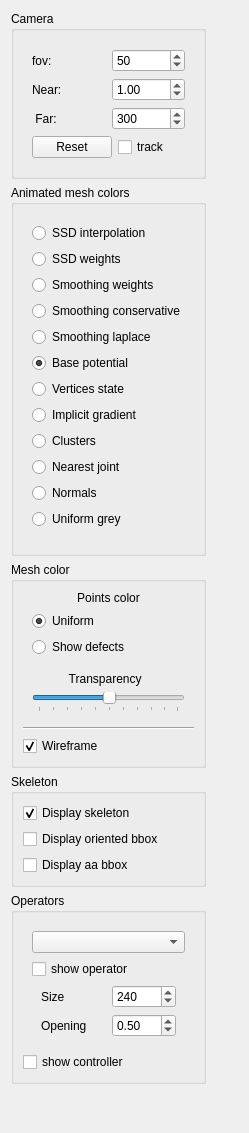
       <widget class="QWidget" name="Display_settings">
        <property name="geometry">
         <rect>
          <x>0</x>
          <y>0</y>
          <width>249</width>
          <height>1133</height>
         </rect>
        </property>
        <attribute name="label">
         <string>Display</string>
        </attribute>
        <layout class="QHBoxLayout" name="horizontalLayout">
         <item>
          <layout class="QVBoxLayout" name="vert_layout_display_tool_box">
           <item>
            <widget class="QGroupBox" name="box_camera">
             <property name="title">
              <string>Camera</string>
             </property>
             <layout class="QVBoxLayout" name="verticalLayout_7">
              <item>
               <layout class="QVBoxLayout" name="verticalLayout_2">
                <item>
                 <widget class="QWidget" name="widget_15" native="true">
                  <layout class="QVBoxLayout" name="verticalLayout_5">
                   <property name="leftMargin">
                    <number>0</number>
                   </property>
                   <property name="rightMargin">
                    <number>0</number>
                   </property>
                   <item>
                    <widget class="QWidget" name="widget_26" native="true">
                     <layout class="QHBoxLayout" name="horizontalLayout_32">
                      <property name="spacing">
                       <number>6</number>
                      </property>
                      <property name="topMargin">
                       <number>0</number>
                      </property>
                      <property name="bottomMargin">
                       <number>0</number>
                      </property>
                      <item>
                       <widget class="QLabel" name="lbl_camera_aperture">
                        <property name="text">
                         <string>fov: </string>
                        </property>
                       </widget>
                      </item>
                      <item>
                       <widget class="QSpinBox" name="spinB_aperture">
                        <property name="minimum">
                         <number>5</number>
                        </property>
                        <property name="maximum">
                         <number>170</number>
                        </property>
                        <property name="singleStep">
                         <number>5</number>
                        </property>
                        <property name="value">
                         <number>50</number>
                        </property>
                       </widget>
                      </item>
                     </layout>
                    </widget>
                   </item>
                   <item>
                    <widget class="QWidget" name="widget_27" native="true">
                     <layout class="QHBoxLayout" name="horizontalLayout_33">
                      <property name="topMargin">
                       <number>0</number>
                      </property>
                      <property name="bottomMargin">
                       <number>0</number>
                      </property>
                      <item>
                       <widget class="QLabel" name="lbl_near_plane">
                        <property name="text">
                         <string>Near: </string>
                        </property>
                       </widget>
                      </item>
                      <item>
                       <widget class="QDoubleSpinBox" name="dSpinB_near_plane">
                        <property name="decimals">
                         <number>2</number>
                        </property>
                        <property name="minimum">
                         <double>0.010000000000000</double>
                        </property>
                        <property name="value">
                         <double>1.000000000000000</double>
                        </property>
                       </widget>
                      </item>
                     </layout>
                    </widget>
                   </item>
                   <item>
                    <widget class="QWidget" name="widget_29" native="true">
                     <layout class="QHBoxLayout" name="horizontalLayout_35">
                      <property name="topMargin">
                       <number>0</number>
                      </property>
                      <property name="bottomMargin">
                       <number>0</number>
                      </property>
                      <item>
                       <widget class="QLabel" name="lbl_far_plane">
                        <property name="text">
                         <string> Far: </string>
                        </property>
                       </widget>
                      </item>
                      <item>
                       <widget class="QDoubleSpinBox" name="dSpinB_far_plane">
                        <property name="decimals">
                         <number>0</number>
                        </property>
                        <property name="minimum">
                         <double>1.000000000000000</double>
                        </property>
                        <property name="maximum">
                         <double>100000.000000000000000</double>
                        </property>
                        <property name="singleStep">
                         <double>10.000000000000000</double>
                        </property>
                        <property name="value">
                         <double>300.000000000000000</double>
                        </property>
                       </widget>
                      </item>
                     </layout>
                    </widget>
                   </item>
                   <item>
                    <widget class="QWidget" name="widget_28" native="true">
                     <layout class="QHBoxLayout" name="horizontalLayout_34">
                      <property name="topMargin">
                       <number>0</number>
                      </property>
                      <property name="bottomMargin">
                       <number>0</number>
                      </property>
                      <item>
                       <widget class="QPushButton" name="pushB_reset_camera">
                        <property name="toolTip">
                         <string>&lt;html&gt;&lt;head/&gt;&lt;body&gt;&lt;p&gt;Set camera position to orgin and points torwards z.&lt;/p&gt;&lt;/body&gt;&lt;/html&gt;</string>
                        </property>
                        <property name="text">
                         <string>Reset</string>
                        </property>
                       </widget>
                      </item>
                      <item>
                       <widget class="QCheckBox" name="checkB_camera_tracking">
                        <property name="toolTip">
                         <string>&lt;html&gt;&lt;head/&gt;&lt;body&gt;&lt;p&gt;Track the pivot point&lt;/p&gt;&lt;/body&gt;&lt;/html&gt;</string>
                        </property>
                        <property name="text">
                         <string>track</string>
                        </property>
                       </widget>
                      </item>
                     </layout>
                    </widget>
                   </item>
                  </layout>
                 </widget>
                </item>
               </layout>
              </item>
             </layout>
            </widget>
           </item>
           <item>
            <widget class="QGroupBox" name="box_animesh_color">
             <property name="title">
              <string>Animated mesh colors</string>
             </property>
             <layout class="QVBoxLayout" name="verticalLayout_3">
              <item>
               <layout class="QVBoxLayout" name="vert_layout_box_mesh">
                <item>
                 <widget class="QWidget" name="radio_grp_mesh_color" native="true">
                  <layout class="QVBoxLayout" name="verticalLayout_6">
                   <item>
                    <widget class="QRadioButton" name="ssd_interpolation">
                     <property name="toolTip">
                      <string>When vertices are outside the support of the implicit surface we
interpolate between SSD and implicit skinning. 
Interpolation weights are shown on the mesh 
(Red for full SSD yellow for full implicit skinning).</string>
                     </property>
                     <property name="statusTip">
                      <string/>
                     </property>
                     <property name="whatsThis">
                      <string/>
                     </property>
                     <property name="accessibleDescription">
                      <string/>
                     </property>
                     <property name="text">
                      <string>SSD interpolation</string>
                     </property>
                    </widget>
                   </item>
                   <item>
                    <widget class="QRadioButton" name="ssd_weights">
                     <property name="toolTip">
                      <string>Show ssd weights associated to the vertices for the selected
joint. No weight is black, nan values are white, null weights are
yellow and turns red for weights equal to 1.
</string>
                     </property>
                     <property name="text">
                      <string>SSD weights</string>
                     </property>
                    </widget>
                   </item>
                   <item>
                    <widget class="QRadioButton" name="color_smoothing">
                     <property name="toolTip">
                      <string>&lt;!DOCTYPE HTML PUBLIC &quot;-//W3C//DTD HTML 4.0//EN&quot; &quot;http://www.w3.org/TR/REC-html40/strict.dtd&quot;&gt;
&lt;html&gt;&lt;head&gt;&lt;meta name=&quot;qrichtext&quot; content=&quot;1&quot; /&gt;&lt;style type=&quot;text/css&quot;&gt;
p, li { white-space: pre-wrap; }
&lt;/style&gt;&lt;/head&gt;&lt;body style=&quot; font-family:'MS Shell Dlg 2'; font-size:8.25pt; font-weight:400; font-style:normal;&quot;&gt;
&lt;p style=&quot; margin-top:0px; margin-bottom:0px; margin-left:0px; margin-right:0px; -qt-block-indent:0; text-indent:0px;&quot;&gt;&lt;span style=&quot; font-size:8pt;&quot;&gt;Show areas which are candidates to be smooth in red.&lt;/span&gt;&lt;/p&gt;
&lt;p style=&quot; margin-top:0px; margin-bottom:0px; margin-left:0px; margin-right:0px; -qt-block-indent:0; text-indent:0px;&quot;&gt;&lt;span style=&quot; font-size:8pt;&quot;&gt;To see currently smoothed areas enable &amp;quot;Animated smoothing&amp;quot;&lt;/span&gt;&lt;/p&gt;&lt;/body&gt;&lt;/html&gt;</string>
                     </property>
                     <property name="text">
                      <string>Smoothing weights</string>
                     </property>
                    </widget>
                   </item>
                   <item>
                    <widget class="QRadioButton" name="color_smoothing_conservative">
                     <property name="toolTip">
                      <string>&lt;!DOCTYPE HTML PUBLIC &quot;-//W3C//DTD HTML 4.0//EN&quot; &quot;http://www.w3.org/TR/REC-html40/strict.dtd&quot;&gt;
&lt;html&gt;&lt;head&gt;&lt;meta name=&quot;qrichtext&quot; content=&quot;1&quot; /&gt;&lt;style type=&quot;text/css&quot;&gt;
p, li { white-space: pre-wrap; }
&lt;/style&gt;&lt;/head&gt;&lt;body style=&quot; font-family:'MS Shell Dlg 2'; font-size:8.25pt; font-weight:400; font-style:normal;&quot;&gt;
&lt;p style=&quot; margin-top:0px; margin-bottom:0px; margin-left:0px; margin-right:0px; -qt-block-indent:0; text-indent:0px;&quot;&gt;&lt;span style=&quot; font-size:8pt;&quot;&gt;Show smoothed areas in red and the other in yellow.&lt;/span&gt;&lt;/p&gt;
&lt;p style=&quot; margin-top:0px; margin-bottom:0px; margin-left:0px; margin-right:0px; -qt-block-indent:0; text-indent:0px;&quot;&gt;&lt;span style=&quot; font-size:8pt;&quot;&gt;smoothing occurs only in canditates areas showed with &lt;/span&gt;&lt;/p&gt;
&lt;p style=&quot; margin-top:0px; margin-bottom:0px; margin-left:0px; margin-right:0px; -qt-block-indent:0; text-indent:0px;&quot;&gt;&lt;span style=&quot; font-size:8pt;&quot;&gt;&amp;quot;Smoothing weights&amp;quot;. Smoothing strength depends on the&lt;/span&gt;&lt;/p&gt;
&lt;p style=&quot; margin-top:0px; margin-bottom:0px; margin-left:0px; margin-right:0px; -qt-block-indent:0; text-indent:0px;&quot;&gt;&lt;span style=&quot; font-size:8pt;&quot;&gt;bone angle relative to the rest position.&lt;/span&gt;&lt;/p&gt;&lt;/body&gt;&lt;/html&gt;</string>
                     </property>
                     <property name="text">
                      <string>Smoothing conservative</string>
                     </property>
                    </widget>
                   </item>
                   <item>
                    <widget class="QRadioButton" name="color_smoothing_laplacian">
                     <property name="text">
                      <string>Smoothing laplace</string>
                     </property>
                    </widget>
                   </item>
                   <item>
                    <widget class="QRadioButton" name="base_potential">
                     <property name="toolTip">
                      <string>Color the mesh according to the potential associated 
at each vertices. Smooth transition is done through from 
red to green and then blue. Red is 0,
green 0.5 and blue 1.
Nan numbers are painted in white</string>
                     </property>
                     <property name="text">
                      <string>Base potential</string>
                     </property>
                     <property name="checked">
                      <bool>true</bool>
                     </property>
                    </widget>
                   </item>
                   <item>
                    <widget class="QRadioButton" name="vertices_state">
                     <property name="toolTip">
                      <string>Paint the vertices with different colors depending
on what condition stopped them during the fitting process.
Red : colision (gradient divergence)
Magenta : potential pit (going away from the initial iso-surface)
Blue : stopped because fitting has reached its maximal number of steps
Yellow : Vertex already located on th right iso-surface
Green : Successfully fitted on the initial iso-surface.
black: gradient norm is null we can't know were to march.</string>
                     </property>
                     <property name="text">
                      <string>Vertices state</string>
                     </property>
                    </widget>
                   </item>
                   <item>
                    <widget class="QRadioButton" name="implicit_gradient">
                     <property name="toolTip">
                      <string>&lt;!DOCTYPE HTML PUBLIC &quot;-//W3C//DTD HTML 4.0//EN&quot; &quot;http://www.w3.org/TR/REC-html40/strict.dtd&quot;&gt;
&lt;html&gt;&lt;head&gt;&lt;meta name=&quot;qrichtext&quot; content=&quot;1&quot; /&gt;&lt;style type=&quot;text/css&quot;&gt;
p, li { white-space: pre-wrap; }
&lt;/style&gt;&lt;/head&gt;&lt;body style=&quot; font-family:'MS Shell Dlg 2'; font-size:8.25pt; font-weight:400; font-style:normal;&quot;&gt;
&lt;p style=&quot; margin-top:0px; margin-bottom:0px; margin-left:0px; margin-right:0px; -qt-block-indent:0; text-indent:0px;&quot;&gt;&lt;span style=&quot; font-size:8pt;&quot;&gt;Show the gradient of the implicit primitives at each &lt;/span&gt;&lt;/p&gt;
&lt;p style=&quot; margin-top:0px; margin-bottom:0px; margin-left:0px; margin-right:0px; -qt-block-indent:0; text-indent:0px;&quot;&gt;&lt;span style=&quot; font-size:8pt;&quot;&gt;mesh vertex.&lt;/span&gt;&lt;/p&gt;
&lt;p style=&quot; margin-top:0px; margin-bottom:0px; margin-left:0px; margin-right:0px; -qt-block-indent:0; text-indent:0px;&quot;&gt;&lt;span style=&quot; font-size:8pt;&quot;&gt;Nan values are white&lt;/span&gt;&lt;/p&gt;&lt;/body&gt;&lt;/html&gt;</string>
                     </property>
                     <property name="text">
                      <string>Implicit gradient</string>
                     </property>
                    </widget>
                   </item>
                   <item>
                    <widget class="QRadioButton" name="cluster">
                     <property name="toolTip">
                      <string>Each vertex is colored according to the bone it belongs to.</string>
                     </property>
                     <property name="whatsThis">
                      <string>Gives a color for each bone and their associated vertices</string>
                     </property>
                     <property name="text">
                      <string>Clusters</string>
                     </property>
                    </widget>
                   </item>
                   <item>
                    <widget class="QRadioButton" name="color_nearest_joint">
                     <property name="text">
                      <string>Nearest joint</string>
                     </property>
                    </widget>
                   </item>
                   <item>
                    <widget class="QRadioButton" name="color_normals">
                     <property name="toolTip">
                      <string>&lt;!DOCTYPE HTML PUBLIC &quot;-//W3C//DTD HTML 4.0//EN&quot; &quot;http://www.w3.org/TR/REC-html40/strict.dtd&quot;&gt;
&lt;html&gt;&lt;head&gt;&lt;meta name=&quot;qrichtext&quot; content=&quot;1&quot; /&gt;&lt;style type=&quot;text/css&quot;&gt;
p, li { white-space: pre-wrap; }
&lt;/style&gt;&lt;/head&gt;&lt;body style=&quot; font-family:'MS Shell Dlg 2'; font-size:8.25pt; font-weight:400; font-style:normal;&quot;&gt;
&lt;p style=&quot; margin-top:0px; margin-bottom:0px; margin-left:0px; margin-right:0px; -qt-block-indent:0; text-indent:0px;&quot;&gt;&lt;span style=&quot; font-size:8pt;&quot;&gt;Draw mesh normals (white are nan values)&lt;/span&gt;&lt;/p&gt;&lt;/body&gt;&lt;/html&gt;</string>
                     </property>
                     <property name="text">
                      <string>Normals</string>
                     </property>
                    </widget>
                   </item>
                   <item>
                    <widget class="QRadioButton" name="color_grey">
                     <property name="text">
                      <string>Uniform grey</string>
                     </property>
                    </widget>
                   </item>
                  </layout>
                 </widget>
                </item>
                <item>
                 <widget class="QWidget" name="select_vert_widget" native="true">
                  <layout class="QHBoxLayout" name="horizontalLayout_25">
                   <property name="topMargin">
                    <number>0</number>
                   </property>
                   <property name="bottomMargin">
                    <number>0</number>
                   </property>
                  </layout>
                 </widget>
                </item>
               </layout>
              </item>
             </layout>
            </widget>
           </item>
           <item>
            <widget class="QGroupBox" name="box_mesh_color">
             <property name="title">
              <string>Mesh color</string>
             </property>
             <layout class="QVBoxLayout" name="verticalLayout_36">
              <item>
               <widget class="QLabel" name="lbl_points_color">
                <property name="text">
                 <string>Points color</string>
                </property>
                <property name="alignment">
                 <set>Qt::AlignCenter</set>
                </property>
               </widget>
              </item>
              <item>
               <widget class="QWidget" name="widget_6" native="true">
                <layout class="QVBoxLayout" name="verticalLayout_25">
                 <property name="topMargin">
                  <number>0</number>
                 </property>
                 <property name="bottomMargin">
                  <number>0</number>
                 </property>
                 <item>
                  <widget class="QRadioButton" name="buton_uniform_point_cl">
                   <property name="toolTip">
                    <string>Every point has the same color specified in :
Customize-&gt;Colors-&gt;point color</string>
                   </property>
                   <property name="text">
                    <string>Uniform</string>
                   </property>
                   <property name="checked">
                    <bool>true</bool>
                   </property>
                  </widget>
                 </item>
                 <item>
                  <widget class="QRadioButton" name="button_defects_point_cl">
                   <property name="toolTip">
                    <string>Mesh defects are colored such as side and non-manifold vertices</string>
                   </property>
                   <property name="text">
                    <string>Show defects</string>
                   </property>
                  </widget>
                 </item>
                </layout>
               </widget>
              </item>
              <item>
               <widget class="QWidget" name="widget" native="true">
                <layout class="QVBoxLayout" name="verticalLayout_21">
                 <item>
                  <widget class="QLabel" name="label">
                   <property name="text">
                    <string>Transparency  </string>
                   </property>
                   <property name="alignment">
                    <set>Qt::AlignCenter</set>
                   </property>
                  </widget>
                 </item>
                 <item>
                  <widget class="QSlider" name="horizontalSlider">
                   <property name="value">
                    <number>50</number>
                   </property>
                   <property name="orientation">
                    <enum>Qt::Horizontal</enum>
                   </property>
                   <property name="tickPosition">
                    <enum>QSlider::TicksBelow</enum>
                   </property>
                   <property name="tickInterval">
                    <number>10</number>
                   </property>
                  </widget>
                 </item>
                </layout>
               </widget>
              </item>
              <item>
               <widget class="Line" name="line">
                <property name="orientation">
                 <enum>Qt::Horizontal</enum>
                </property>
               </widget>
              </item>
              <item>
               <widget class="QCheckBox" name="wireframe">
                <property name="text">
                 <string>Wireframe</string>
                </property>
                <property name="checked">
                 <bool>true</bool>
                </property>
               </widget>
              </item>
             </layout>
            </widget>
           </item>
           <item>
            <widget class="QGroupBox" name="box_skeleton">
             <property name="title">
              <string>Skeleton</string>
             </property>
             <layout class="QVBoxLayout" name="verticalLayout_12">
              <item>
               <widget class="QCheckBox" name="display_skeleton">
                <property name="text">
                 <string>Display skeleton</string>
                </property>
                <property name="checked">
                 <bool>true</bool>
                </property>
               </widget>
              </item>
              <item>
               <widget class="QCheckBox" name="display_oriented_bbox">
                <property name="text">
                 <string>Display oriented bbox</string>
                </property>
                <property name="checked">
                 <bool>false</bool>
                </property>
               </widget>
              </item>
              <item>
               <widget class="QCheckBox" name="checkB_aa_bbox">
                <property name="text">
                 <string>Display aa bbox</string>
                </property>
               </widget>
              </item>
             </layout>
            </widget>
           </item>
           <item>
            <widget class="QGroupBox" name="grpBox_operators">
             <property name="title">
              <string>Operators</string>
             </property>
             <property name="flat">
              <bool>false</bool>
             </property>
             <property name="checkable">
              <bool>false</bool>
             </property>
             <layout class="QVBoxLayout" name="verticalLayout_13">
              <property name="sizeConstraint">
               <enum>QLayout::SetDefaultConstraint</enum>
              </property>
              <item>
               <widget class="QWidget" name="widget_12" native="true">
                <layout class="QVBoxLayout" name="verticalLayout_32">
                 <item>
                  <widget class="QComboBox" name="comboB_operators"/>
                 </item>
                 <item>
                  <widget class="QCheckBox" name="display_operator">
                   <property name="text">
                    <string>show operator</string>
                   </property>
                   <property name="checked">
                    <bool>false</bool>
                   </property>
                  </widget>
                 </item>
                 <item>
                  <widget class="QWidget" name="widget_13" native="true">
                   <layout class="QHBoxLayout" name="horizontalLayout_20">
                    <property name="topMargin">
                     <number>0</number>
                    </property>
                    <property name="bottomMargin">
                     <number>0</number>
                    </property>
                    <item>
                     <widget class="QLabel" name="lbl_size_operator">
                      <property name="text">
                       <string>Size</string>
                      </property>
                     </widget>
                    </item>
                    <item>
                     <widget class="QSpinBox" name="spinBox">
                      <property name="minimum">
                       <number>16</number>
                      </property>
                      <property name="maximum">
                       <number>1024</number>
                      </property>
                      <property name="singleStep">
                       <number>30</number>
                      </property>
                      <property name="value">
                       <number>240</number>
                      </property>
                     </widget>
                    </item>
                   </layout>
                  </widget>
                 </item>
                 <item>
                  <widget class="QWidget" name="widget_11" native="true">
                   <layout class="QHBoxLayout" name="horizontalLayout_19">
                    <property name="topMargin">
                     <number>0</number>
                    </property>
                    <property name="bottomMargin">
                     <number>0</number>
                    </property>
                    <item>
                     <widget class="QLabel" name="lbl_opening_angle">
                      <property name="text">
                       <string>Opening</string>
                      </property>
                     </widget>
                    </item>
                    <item>
                     <widget class="QDoubleSpinBox" name="dSpinB_opening_value">
                      <property name="decimals">
                       <number>2</number>
                      </property>
                      <property name="maximum">
                       <double>1.000000000000000</double>
                      </property>
                      <property name="singleStep">
                       <double>0.050000000000000</double>
                      </property>
                      <property name="value">
                       <double>0.500000000000000</double>
                      </property>
                     </widget>
                    </item>
                   </layout>
                  </widget>
                 </item>
                </layout>
               </widget>
              </item>
              <item>
               <widget class="QCheckBox" name="display_controller">
                <property name="text">
                 <string>show controller</string>
                </property>
                <property name="checked">
                 <bool>false</bool>
                </property>
               </widget>
              </item>
             </layout>
            </widget>
           </item>
           <item>
            <spacer name="verticalSpacer_2">
             <property name="orientation">
              <enum>Qt::Vertical</enum>
             </property>
             <property name="sizeHint" stdset="0">
              <size>
               <width>20</width>
               <height>40</height>
              </size>
             </property>
            </spacer>
           </item>
          </layout>
         </item>
         <item>
          <spacer name="horizontal_spacer_2">
           <property name="orientation">
            <enum>Qt::Horizontal</enum>
           </property>
           <property name="sizeHint" stdset="0">
            <size>
             <width>13</width>
             <height>20</height>
            </size>
           </property>
          </spacer>
         </item>
        </layout>
       </widget>
